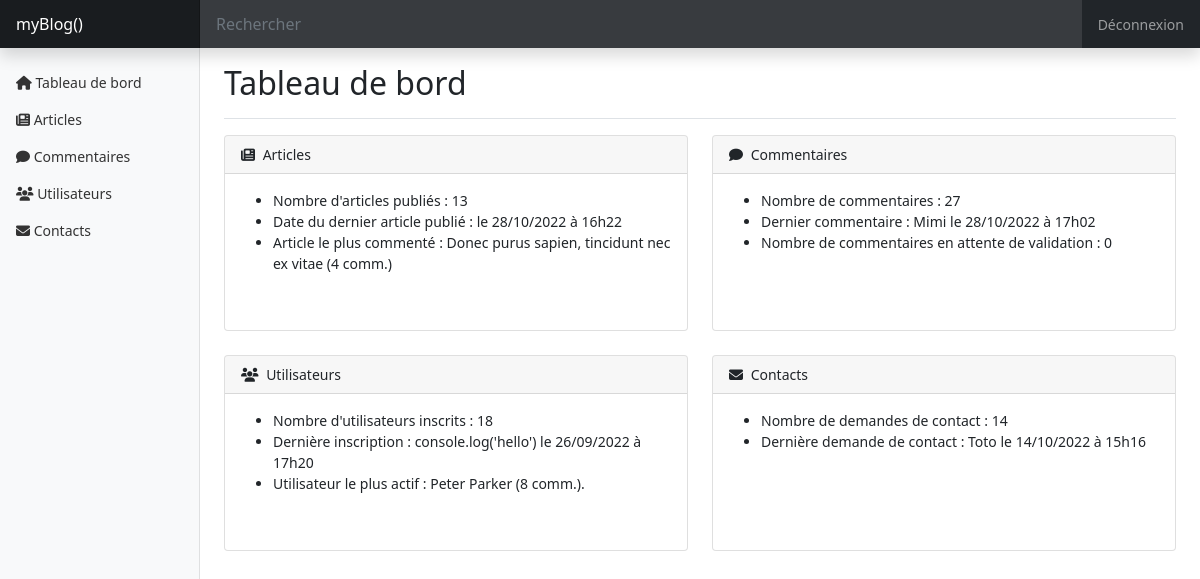
Page /index.php?action=dashboard (signed in) on the earlier database version.
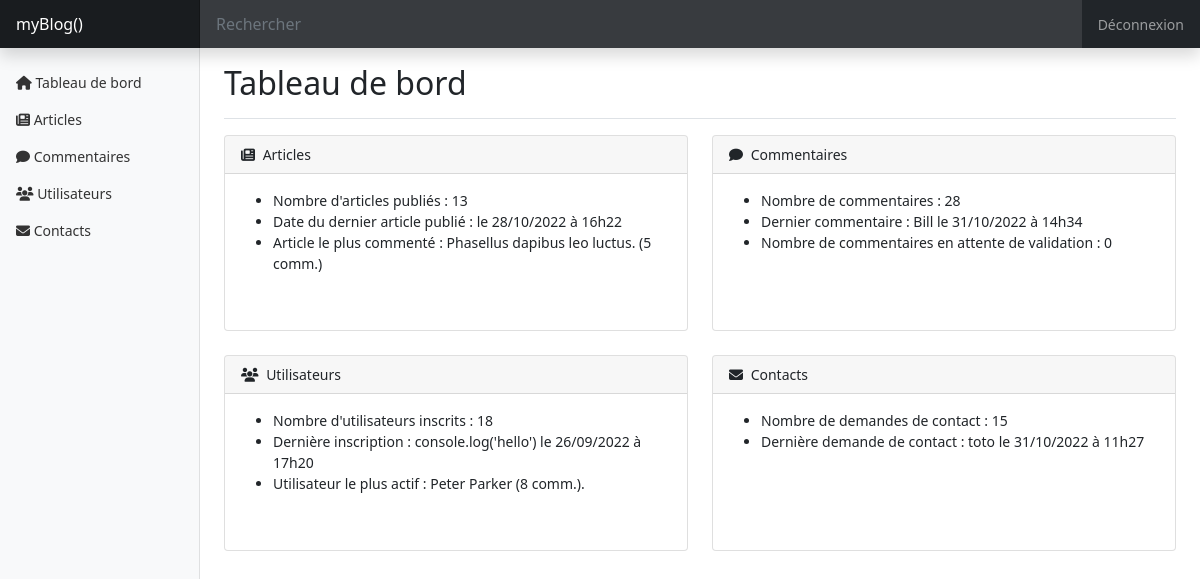
Same page on the later database version.
### tables this page shows
CREATE TABLE `posts` (
  `id` int(11) NOT NULL,
  `title` varchar(255) NOT NULL,
  `chapo` text NOT NULL,
  `content` text NOT NULL,
  `author` varchar(255) NOT NULL,
  `creation_date` datetime NOT NULL,
  `modification_date` datetime DEFAULT NULL
);

CREATE TABLE `comments` (
  `id` int(11) NOT NULL,
  `post_id` int(11) NOT NULL,
  `parent_comment_id` int(11) DEFAULT NULL,
  `author` varchar(255) NOT NULL,
  `comment` text NOT NULL,
  `comment_date` datetime NOT NULL,
  `status` enum('validated','not_validated','waiting_for_validation') NOT NULL DEFAULT 'not_validated'
);

CREATE TABLE `contacts` (
  `id` int(11) NOT NULL,
  `fullname` varchar(255) NOT NULL,
  `email` varchar(255) NOT NULL,
  `phone` varchar(255) DEFAULT NULL,
  `message_content` text NOT NULL,
  `contact_date` datetime NOT NULL
);

### src/controllers/admin/DashboardController.php (called while the page is built, shortened)
<?php
class DashboardController
{
    public function execute()
    {
        $postRepository = new PostRepository();
        $postRepository->connection = new DatabaseConnection();
        $commentRepository = new CommentRepository();
        $commentRepository->connection = new DatabaseConnection();
        $contactRepository = new ContactRepository();
        $contactRepository->connection = new DatabaseConnection();
        $posts = $postRepository->getPosts();
        $postsNb = count($posts);
        $lastPost = $posts[0];
        $mostCommentedPost = $postRepository->getMostCommentedPost();
        $comments = $commentRepository->getComments();
        $commentsNb = count($comments);
        $lastComment = $comments[0];
        $waitingComments = count($commentRepository->getCommentsWaitingForValidation());
        $contacts  = $contactRepository->getContacts();
        $contactsNb = count($contacts);
        $lastContact = $contacts[0];
        require 'templates/admin/dashboard.php';
    }
}

### src/lib/DatabaseConnection.php (called while the page is built, shortened)
<?php
class DatabaseConnection
{
    public ?\PDO $database = null;
    public function getConnection(): \PDO
    {
        if ($this->database === null) {
            $this->database = new \PDO('mysql:host=localhost;dbname=P5_myBlog;charset=utf8', 'root', '');
        }
        return $this->database;
    }
}

### src/repository/PostRepository.php (called while the page is built, shortened)
<?php
class PostRepository
{
    public DatabaseConnection $connection;
    public function getPosts(): array
    {
        $statement = $this->connection->getConnection()->query(
            "SELECT id, title, chapo, content, author,
            DATE_FORMAT(creation_date, '%d/%m/%Y à %Hh%i') AS french_creation_date,
            DATE_FORMAT(modification_date, '%d/%m/%Y à %Hh%i') AS french_modification_date
            FROM posts
            ORDER BY creation_date DESC"
        );
        $posts = [];
        while ($row = $statement->fetch()) {
            $post = new Post(
                $row['id'],
                $row['title'],
                $row['chapo'],
                $row['content'],
                $row['author'],
                $row['french_creation_date'],
                $row['french_modification_date']
            );
            $posts[] = $post;
        }
        return $posts;
    }
    public function getMostCommentedPost(): array
    {
        $statement = $this->connection->getConnection()->query(
            'SELECT posts.id, COUNT(comments.id) AS comments_number, posts.title
            FROM posts
            INNER JOIN comments ON comments.post_id = posts.id
            GROUP BY posts.id
            ORDER BY comments_number DESC LIMIT 0,1'
        );
        $row = $statement->fetch();
        $mostCommentedPost = [
            'id' => $row['id'],
            'title' => $row['title'],
            'comments_number' => $row['comments_number']
        ];
        return $mostCommentedPost;
    }
}

### src/model/post.php (called while the page is built, shortened)
<?php
class Post
{
    public function __construct(
        string $id,
        string $title,
        string $chapo,
        string $content,
        string $author,
        string $frenchCreationDate,
        ?string $frenchModificationDate
    ) {
        $this->frenchCreationDate = $frenchCreationDate;
    }
}

### src/repository/CommentRepository.php (called while the page is built, shortened)
<?php
class CommentRepository
{
    public DatabaseConnection $connection;
    public function getComments(): array
    {
        $statement = $this->connection->getConnection()->query(
            "SELECT id, post_id, parent_comment_id, author, comment, DATE_FORMAT(comment_date, '%d/%m/%Y à %Hh%i') AS french_creation_date, status
            FROM comments
            ORDER BY comment_date DESC"
        );
        $comments = [];
        while ($row = $statement->fetch()) {
            $comment = new Comment(
                $row['id'],
                $row['post_id'],
                $row['parent_comment_id'],
                $row['author'],
                $row['comment'],
                $row['french_creation_date'],
                $row['status']
            );
            $comments[] = $comment;
        }
        return $comments;
    }
    public function getCommentsWaitingForValidation(): array
    {
        $statement = $this->connection->getConnection()->query(
            "SELECT id, post_id, author, comment, DATE_FORMAT(comment_date, '%d/%m/%Y à %Hh%i') AS french_creation_date, status
            FROM comments
            WHERE status = 'waiting_for_validation'"
        );
        $comments = [];
        return $comments;
    }
}

### src/model/comment.php (called while the page is built, shortened)
<?php
class Comment
{
    public function __construct(
        string $id,
        string $postId,
        ?string $parentCommentId,
        string $author,
        string $comment,
        string $frenchCreationDate,
        string $status
    ) {
        $this->author = $author;
        $this->frenchCreationDate = $frenchCreationDate;
    }
}

### src/repository/ContactRepository.php (called while the page is built, shortened)
<?php
class ContactRepository
{
    public DatabaseConnection $connection;
    public function getContacts(): array
    {
        $statement = $this->connection->getConnection()->query(
            "SELECT id, fullname, email, phone, message_content, DATE_FORMAT(contact_date, '%d/%m/%Y à %Hh%i') AS french_creation_date FROM contacts ORDER BY contact_date DESC"
        );
        $contacts = [];
        while ($row = $statement->fetch()) {
            $contact = new Contact(
                $row['id'],
                $row['fullname'],
                $row['email'],
                $row['phone'],
                $row['message_content'],
                $row['french_creation_date']
            );
            $contacts[] = $contact;
        }
        return $contacts;
    }
}

### src/model/contact.php (called while the page is built, shortened)
<?php
class Contact
{
    public function __construct(
        string $id,
        string $fullname,
        string $email,
        string $phone,
        string $messageContent,
        string $frenchCreationDate
    ) {
        $this->fullname = $fullname;
        $this->frenchCreationDate = $frenchCreationDate;
    }
}

### templates/admin/dashboard.php (the view, shortened to what the changed rows need)
<main class="col-md-9 ms-sm-auto col-lg-10 px-md-4">
    <div class="pt-3 pb-2 mb-3 border-bottom">
        <h1 class="h2">Tableau de bord</h1>
    </div>
    <div class="row">
        <div class="col-xl-6 pb-4">
            <div class="card mb-4 h-100">
                <div class="card-body">
                    <ul>
                        <li>Nombre d'articles publiés : <?= $postsNb ?></li>
                        <li>Date du dernier article publié : le <?= $lastPost->frenchCreationDate ?></li>
                        <li>Article le plus commenté : <?= $mostCommentedPost['title'] ?> (<?= $mostCommentedPost['comments_number'] ?> comm.)</li>
                    </ul>
                </div>
            </div>
        </div>
        <div class="col-xl-6 pb-4">
            <div class="card mb-4 h-100">
                <div class="card-body">
                    <ul>
                        <li>Nombre de commentaires : <?= $commentsNb ?></li>
                        <li>Dernier commentaire : <?= $lastComment->author ?> le <?= $lastComment->frenchCreationDate ?></li>
                        <li>Nombre de commentaires en attente de validation : <?= $waitingComments ?></li>
                    </ul>
                </div>
            </div>
        </div>
    </div>
    <div class="row">
        <div class="col-xl-6 pb-4">
            <div class="card mb-4 h-100">
                <div class="card-body">
                    <ul>
                        <li>Nombre de demandes de contact : <?= $contactsNb ?></li>
                        <li>Dernière demande de contact : <?= $lastContact->fullname ?> le <?= $lastContact->frenchCreationDate ?></li>
                    </ul>
                </div>
            </div>
        </div>
    </div>
</main>
<?php
require 'templates/admin/layout.php';
?>

Differences in the rows shown:
no longer on this page (row unchanged): posts: title "Donec purus sapien, tincidunt nec ex vitae"
no longer on this page (row unchanged): comments: author "Mimi"
no longer on this page (row unchanged): contacts: fullname "Toto"
now on this page (row unchanged): posts: title "Phasellus dapibus leo luctus."
added comments: author "Bill"
added contacts: fullname "toto"
Other differences:
$mostCommentedPost['comments_number']: "4" → "5"
$commentsNb: "27" → "28"
$lastComment->frenchCreationDate: "28/10/2022 à 17h02" → "31/10/2022 à 14h34"
$contactsNb: "14" → "15"
$lastContact->frenchCreationDate: "14/10/2022 à 15h16" → "31/10/2022 à 11h27"
